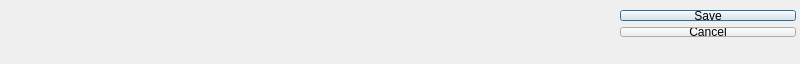
<?xml version="1.0" encoding="UTF-8"?>
<ui version="4.0">
 <class>tvOutDialog</class>
 <widget class="QDialog" name="tvOutDialog">
  <property name="geometry">
   <rect>
    <x>0</x>
    <y>0</y>
    <width>800</width>
    <height>64</height>
   </rect>
  </property>
  <property name="windowTitle">
   <string>TV out</string>
  </property>
  <widget class="QDialogButtonBox" name="saveButton">
   <property name="geometry">
    <rect>
     <x>620</x>
     <y>10</y>
     <width>176</width>
     <height>27</height>
    </rect>
   </property>
   <property name="sizePolicy">
    <sizepolicy hsizetype="Preferred" vsizetype="Fixed">
     <horstretch>0</horstretch>
     <verstretch>0</verstretch>
    </sizepolicy>
   </property>
   <property name="orientation">
    <enum>Qt::Vertical</enum>
   </property>
   <property name="standardButtons">
    <set>QDialogButtonBox::Cancel|QDialogButtonBox::Save</set>
   </property>
  </widget>
 </widget>
 <layoutdefault spacing="6" margin="11"/>
 <resources/>
 <connections>
  <connection>
   <sender>saveButton</sender>
   <signal>accepted()</signal>
   <receiver>tvOutDialog</receiver>
   <slot>accept()</slot>
   <hints>
    <hint type="sourcelabel">
     <x>707</x>
     <y>23</y>
    </hint>
    <hint type="destinationlabel">
     <x>399</x>
     <y>31</y>
    </hint>
   </hints>
  </connection>
 </connections>
</ui>
